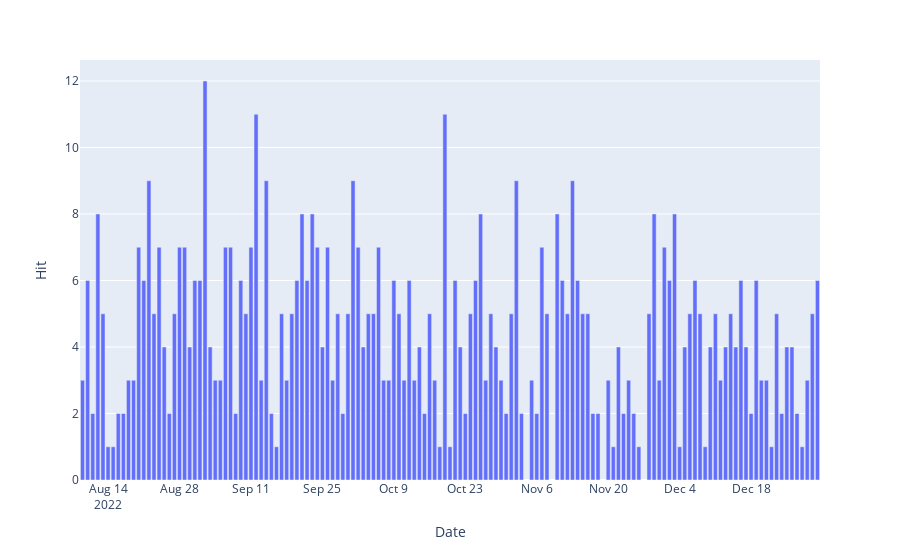

Notebook source saved alongside this figure:
### Code cell
fig = px.bar(NatSq_hits, x='Date', y='Hit')
fig.show()

### Figure 1 — Plotly figure (JSON) as saved in the notebook; plotly's stock layout.template omitted (floating-point values rounded to 4 significant figures; data arrays with more than 128 entries replaced by an {"elided": "..."} marker saying what was removed)
{"data": [{"alignmentgroup": "True", "hovertemplate": "Date=%{x}<br>Hit=%{y}<extra></extra>", "legendgroup": "", "marker": {"color": "#636efa", "pattern": {"shape": ""}}, "name": "", "offsetgroup": "", "orientation": "v", "showlegend": false, "textposition": "auto", "type": "bar", "x": {"elided": "141 str values"}, "xaxis": "x", "y": {"elided": "141 int values"}, "yaxis": "y"}], "layout": {"barmode": "relative", "legend": {"tracegroupgap": 0}, "margin": {"t": 60}, "xaxis": {"anchor": "y", "domain": [0, 1], "title": {"text": "Date"}}, "yaxis": {"anchor": "x", "domain": [0, 1], "title": {"text": "Hit"}}}}
